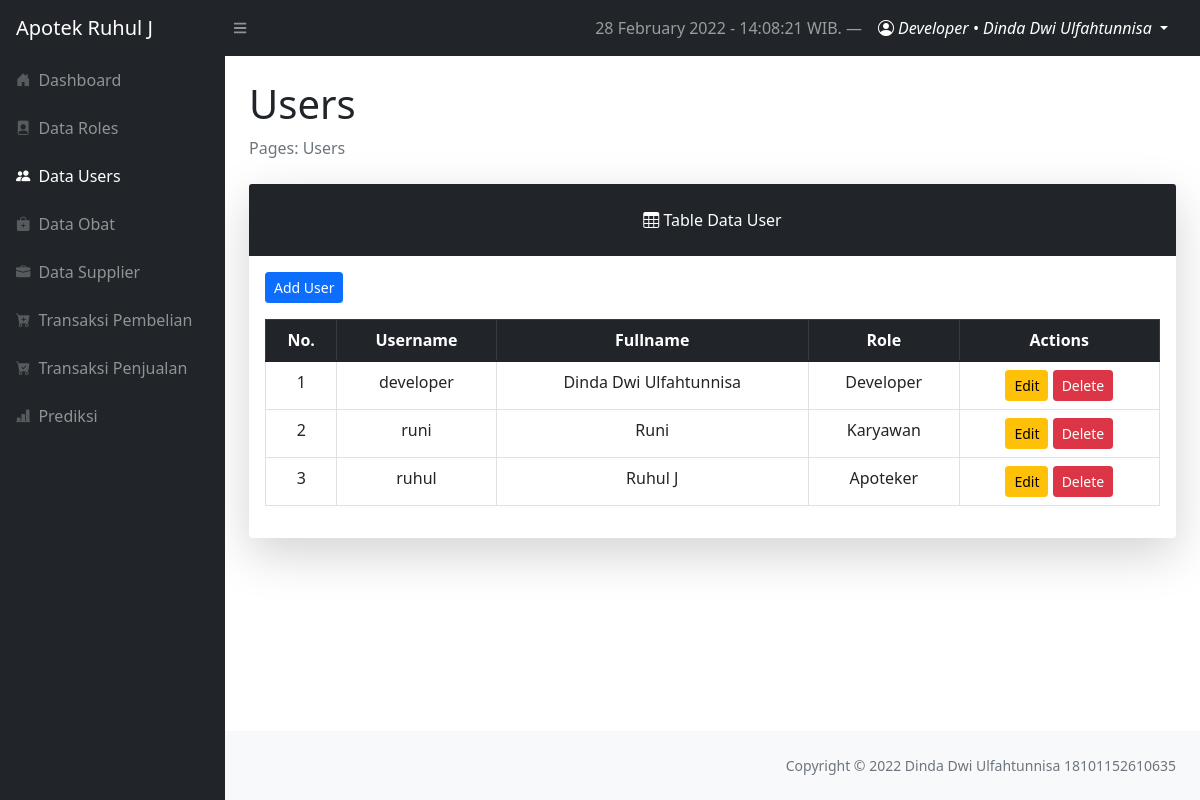
Page /layouts/dashboard/index.php?page=users (signed in) on the earlier database version.
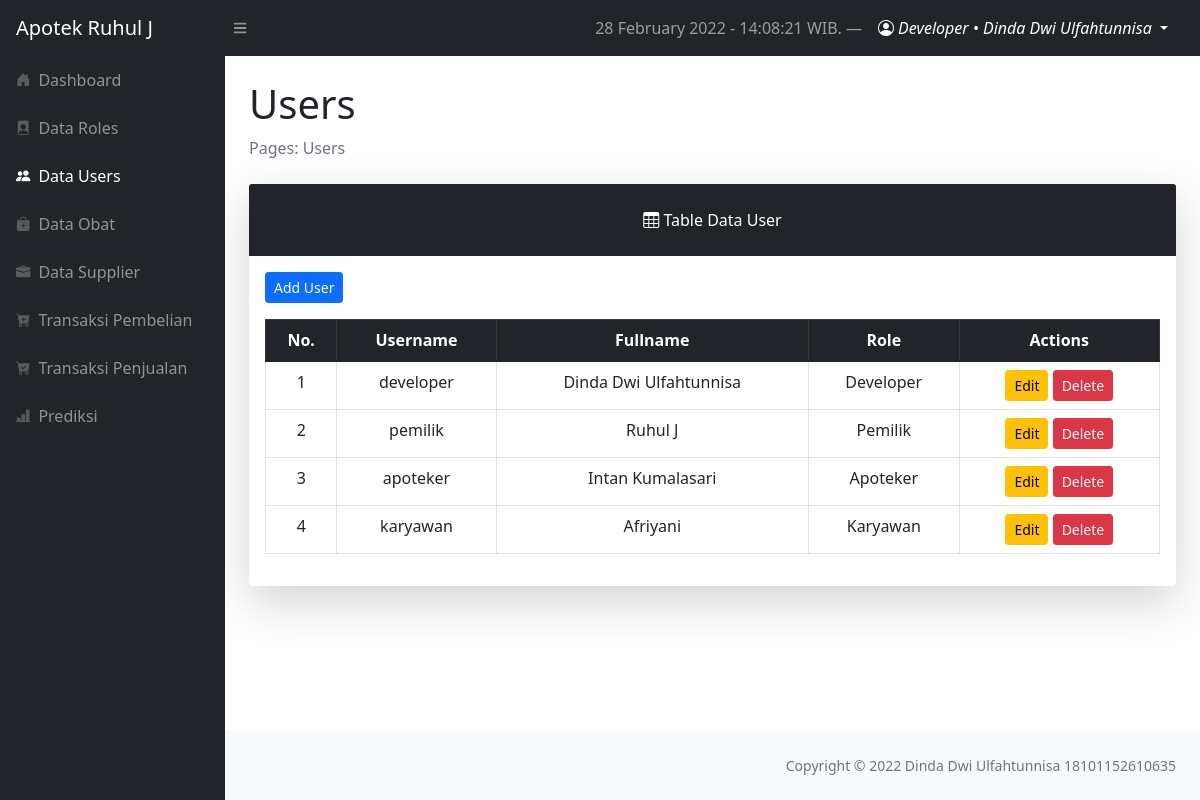
Same page on the later database version.
### tables this page shows
CREATE TABLE `users` (
  `user_id` int(11) NOT NULL,
  `username` varchar(12) NOT NULL,
  `fullname` varchar(255) NOT NULL,
  `password` varchar(255) NOT NULL,
  `role_id` int(2) NOT NULL
);

CREATE TABLE `roles` (
  `role_id` int(11) NOT NULL,
  `role_level` varchar(50) NOT NULL
);

### config/functionDate.php (called while the page is built, shortened)
<?php
$timenow = date("j F Y - H:i:s");

### config/config.php (called while the page is built, shortened)
<?php
$localhost  = "localhost";
$username   = "root";
$password   = "root";
$db         = "forecasting_apotek";
$conn = mysqli_connect($localhost, $username, $password, $db);
function query($query)
{
    global $conn;
    $result = mysqli_query($conn, $query);
    while ($row = mysqli_fetch_assoc($result)) {
        $rows[] = $row;
    }
    return $rows;
}

### layouts/dashboard/users/index.php (the view, shortened to what this page needs)
<?php
require '../../config/config.php';
$users = query("SELECT * FROM users INNER JOIN roles ON roles.role_id = users.role_id");
$no = 1
?>
<main>
    <div class="container-fluid px-4">
        <h1 class="mt-4">Users</h1>
        <ol class="breadcrumb mb-4">
            <li class="breadcrumb-item active">Pages: Users</li>
        </ol>
        <div class="card shadow-lg border-0 mb-4">
            <div class="card-header border-0 text-center p-4 bg-dark text-white">
                <i class="bi bi-table"></i>
                Table Data User
            </div>
            <div class="card-body border-0">
                <a href="?page=users/create" class="btn btn-sm btn-primary mb-3">Add User</a>
                <table class="table table-bordered table-hover table-responsive-sm text-center rounded">
                    <thead class="table-dark">
                        <th scope="col">No.</th>
                        <th scope="col">Username</th>
                        <th scope="col">Fullname</th>
                        <th scope="col">Role</th>
                        <th scope="col">Actions</th>
                    </thead>
                    <tbody>
                        <?php foreach ($users as $user) : ?>
                            <tr>
                                <td><?= $no++; ?></td>
                                <td><?= $user['username']; ?></td>
                                <td class="text-capitalize"><?= $user['fullname']; ?></td>
                                <td class="text-capitalize"><?= $user['role_level']; ?>
                                </td>
                                <td>
                                    <a href="index.php?page=users/update&id=<?= $user['user_id'] ?>" class="btn btn-sm btn-warning">Edit</a>
                                    <a href="index.php?page=users/delete&id=<?= $user['user_id'] ?>" class="btn btn-sm btn-danger" onclick="return confirm('Are you sure to delete user?')">Delete</a>
                                </td>
                            </tr>
                        <?php endforeach; ?>
                    </tbody>
                </table>
            </div>
        </div>
</main>

### layouts/dashboard/index.php (shortened to what this page needs)
<?php
require '../../config/functionDate.php';
?>
<!DOCTYPE html>
<html lang="en">
<head>
    <?php include '../components/dashboard-css.php'; ?>
</head>
<body class="sb-nav-fixed">
    <?php include '../components/topnav.php'; ?>
    <div id="layoutSidenav">
        <div id="layoutSidenav_nav">
            <?php include '../components/sidenav.php'; ?>
        </div>
        <div id="layoutSidenav_content">
            <?php include 'controllerDashboard.php'; ?>
            <footer class="py-4 bg-light mt-auto">
                <div class="container-fluid px-4">
                    <div class="d-flex align-items-center justify-content-between small">
                        <div class="text-muted ms-auto">Copyright &copy; 2022 Dinda Dwi Ulfahtunnisa 18101152610635</div>
                    </div>
                </div>
            </footer>
        </div>
    </div>
</body>
</html>

### layouts/components/dashboard-css.php (shortened to what this page needs)
<link href="https://cdn.jsdelivr.net/npm/bootstrap-icons@1.4.1/font/bootstrap-icons.css" rel="stylesheet" />
<link rel="stylesheet" href="../../assets/css/bootstrap.min.css">
<link rel="stylesheet" href="../../assets/css/dashboard-style.css">
<link href="https://cdn.jsdelivr.net/npm/simple-datatables@latest/dist/style.css" rel="stylesheet" />

### layouts/components/topnav.php (shortened to what this page needs)
<nav class="sb-topnav navbar navbar-expand navbar-dark bg-dark">
    <a class="navbar-brand ps-3" href="index.php?page=dashboard">Apotek Ruhul J</a>
    <button class="btn btn-link btn-sm order-1 order-lg-0 me-4 me-lg-0" id="sidebarToggle" href="#!">
        <i class="fas fa-bars"></i>
    </button>
    <div class="d-none d-md-inline-block ms-auto">
        <ul class="navbar-nav ms-md-0 me-3 me-lg-4">
            <li class="nav-item text-white">
                <a href="#" class="nav-link"><?= $timenow; ?> WIB. &mdash;</a>
            </li>
            <li class="nav-item dropdown">
                <a class="nav-link dropdown-toggle text-white" id="navbarDropdown" href="#" role="button" data-bs-toggle="dropdown" aria-expanded="false">
                    <i class="bi bi-person-circle"></i>
                    <span class="text-capitalize fst-italic">
                        <?= $_SESSION['username']; ?> &bull; <?= $_SESSION['fullname']; ?>
                    </span>
                </a>
            </li>
        </ul>
</nav>

### layouts/components/sidenav.php (shortened to what this page needs)
<nav class="sb-sidenav accordion sb-sidenav-dark" id="sidenavAccordion">
    <div class="sb-sidenav-menu">
        <div class="nav">
            <a class="nav-link <?php if ($_GET['page'] == 'dashboard') echo 'active' ?>" href="index.php?page=dashboard">
                <div class="sb-nav-link-icon">
                    <i class="bi bi-house-door-fill"></i>
                </div>
                Dashboard
            </a>
            <?php if ($_SESSION['role_id'] == 1) : ?>
                <a class="nav-link <?php if ($_GET['page'] == 'roles') echo 'active' ?>" href="index.php?page=roles">
                    <div class="sb-nav-link-icon">
                        <i class="bi bi-file-person-fill"></i>
                    </div>
                    Data Roles
                </a>
                <a class="nav-link <?php if ($_GET['page'] == 'users') echo 'active' ?>" href="index.php?page=users">
                    <div class="sb-nav-link-icon">
                        <i class="bi bi-people-fill"></i>
                    </div>
                    Data Users
                </a>
                <a class="nav-link <?php if ($_GET['page'] == 'obat') echo 'active' ?>" href="index.php?page=obat">
                    <div class="sb-nav-link-icon">
                        <i class="bi bi-bag-plus-fill"></i>
                    </div>
                    Data Obat
                </a>
                <a class="nav-link <?php if ($_GET['page'] == 'supplier') echo 'active' ?>" href="index.php?page=supplier">
                    <div class="sb-nav-link-icon">
                        <i class="bi bi-briefcase-fill"></i>
                    </div>
                    Data Supplier
                </a>
                <a class="nav-link <?php if ($_GET['page'] == 'pembelian') echo 'active' ?>" href="index.php?page=pembelian">
                    <div class="sb-nav-link-icon">
                        <i class="bi bi-cart-plus-fill"></i>
                    </div>
                    Transaksi Pembelian
                </a>
                <a class="nav-link <?php if ($_GET['page'] == 'penjualan') echo 'active' ?>" href="index.php?page=penjualan">
                    <div class="sb-nav-link-icon">
                        <i class="bi bi-cart-check-fill"></i>
                    </div>
                    Transaksi Penjualan
                </a>
                <a class="nav-link <?php if ($_GET['page'] == 'prediksi') echo 'active' ?>" href="index.php?page=prediksi">
                    <div class="sb-nav-link-icon">
                        <i class="bi bi-bar-chart-line-fill"></i>
                    </div>
                    Prediksi
                </a>
            <?php endif; ?>
        </div>
    </div>
</nav>

### layouts/dashboard/controllerDashboard.php (shortened to what this page needs)
<?php
$page = (isset($_GET['page'])) ? $_GET['page'] : '';
switch ($page) {
    case 'users':
        include "users/index.php";
        break;
}

Differences in the rows shown:
removed users: username "runi", fullname "Runi", role.role_level "Karyawan"
removed users: username "ruhul", fullname "Ruhul J", role.role_level "Apoteker"
added users: username "pemilik", fullname "Ruhul J", role.role_level "Pemilik"
added users: username "apoteker", fullname "Intan Kumalasari", role.role_level "Apoteker"
added users: username "karyawan", fullname "Afriyani", role.role_level "Karyawan"
